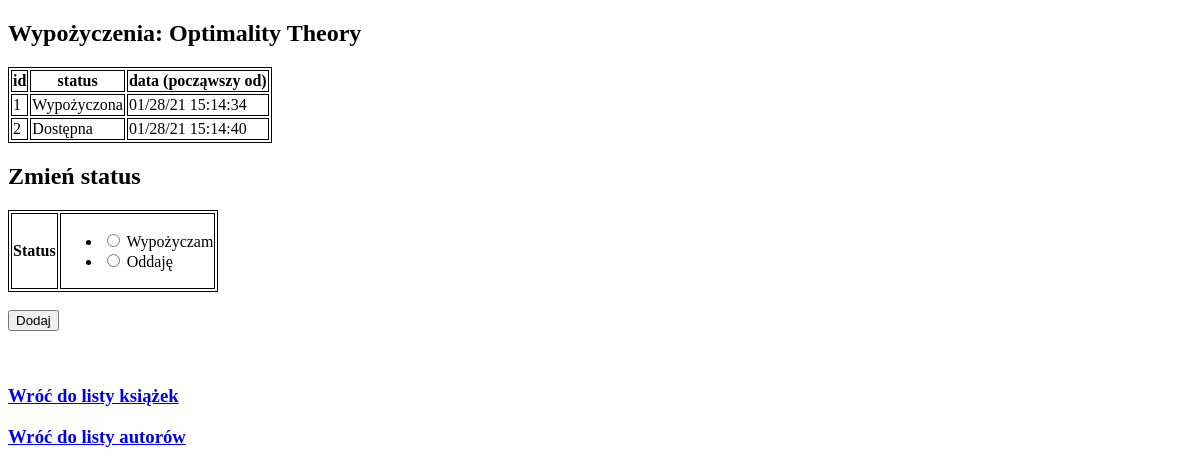
Page /books/1 on the earlier database version.
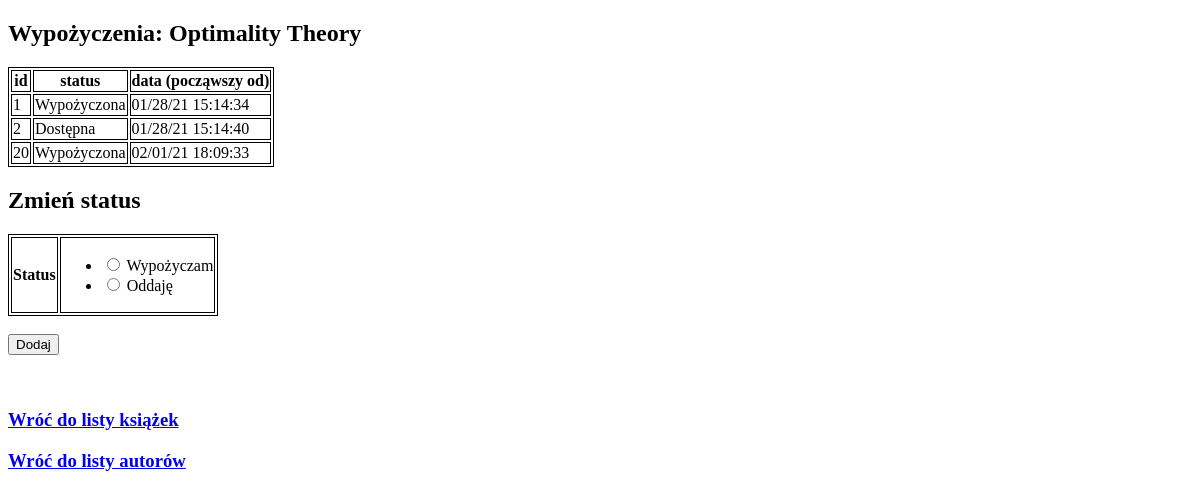
Same page on the later database version.
### app/models.py (models this page shows, shortened)
class Borrow(db.Model):
    __tablename__ = 'borrow'
    id = db.Column(db.Integer, primary_key=True)
    date = db.Column(db.DateTime, index=True, default=datetime.utcnow)
    book_id = db.Column(db.Integer, db.ForeignKey('book.id'))
    in_stock = db.Column(db.Boolean, default=False)

### app/routes.py (the view, shortened to what this page needs)
@app.route('/books/<int:book_id>', methods=["GET", "POST"])
def book_borrowings(book_id):
    error = None
    book = Book.query.get(book_id)
    borrows = [borrow for borrow in book.borrows]
    if len(borrows) != 0:
        latest = book.borrows[-1]
    else:
        latest = None
    form = BorrowForm()
    return render_template("book.html",
                           book=book, form=form, borrows=borrows, error=error)

### app/forms2.py
class BorrowForm(FlaskForm):
    in_stock = RadioField(
        "Status",
        choices=["Wypożyczam", "Oddaję"],
        validators=[DataRequired()]
    )

### app/templates/book.html (shortened to what this page needs)
<!DOCTYPE html>
<html lang="en">
<head>
</head>
<h2>Wypożyczenia: {{book.title}} </h2>
<table>
    <thead>
    <th>id</th>
    <th>status</th>
    <th>data (począwszy od)</th>
    </thead>
    {% for borrow in borrows %}
    <tr>
        <td>{{ borrow.id }}</td>
        <td>{% if borrow.in_stock==False %} Wypożyczona {% elif borrow.in_stock==True %} Dostępna {% endif %}</td>
        <td>{{ (borrow.date).strftime("%x") }} {{ (borrow.date).strftime("%X") }}</td>
    </tr>
    {% endfor %}
</table>
<div>
    <h2> Zmień status</h2>
    <form method="POST" action="/books/{{ book.id }}">
        <table>
                <tr>
                    <th>Status</th>
                    <td>{{ form.in_stock }}</td>
                </tr>
        </table>
        <br>
        <input type="submit" value="Dodaj">
    </form>
</div>
<br><br>
<h3><a href="/books/">Wróć do listy książek</a></h3>
<h3><a href="/authors/">Wróć do listy autorów</a></h3>
</html>

Differences in the rows shown:
added Borrow: id "20", in_stock "Wypożyczona", date "02/01/21", date "18:09:33"
